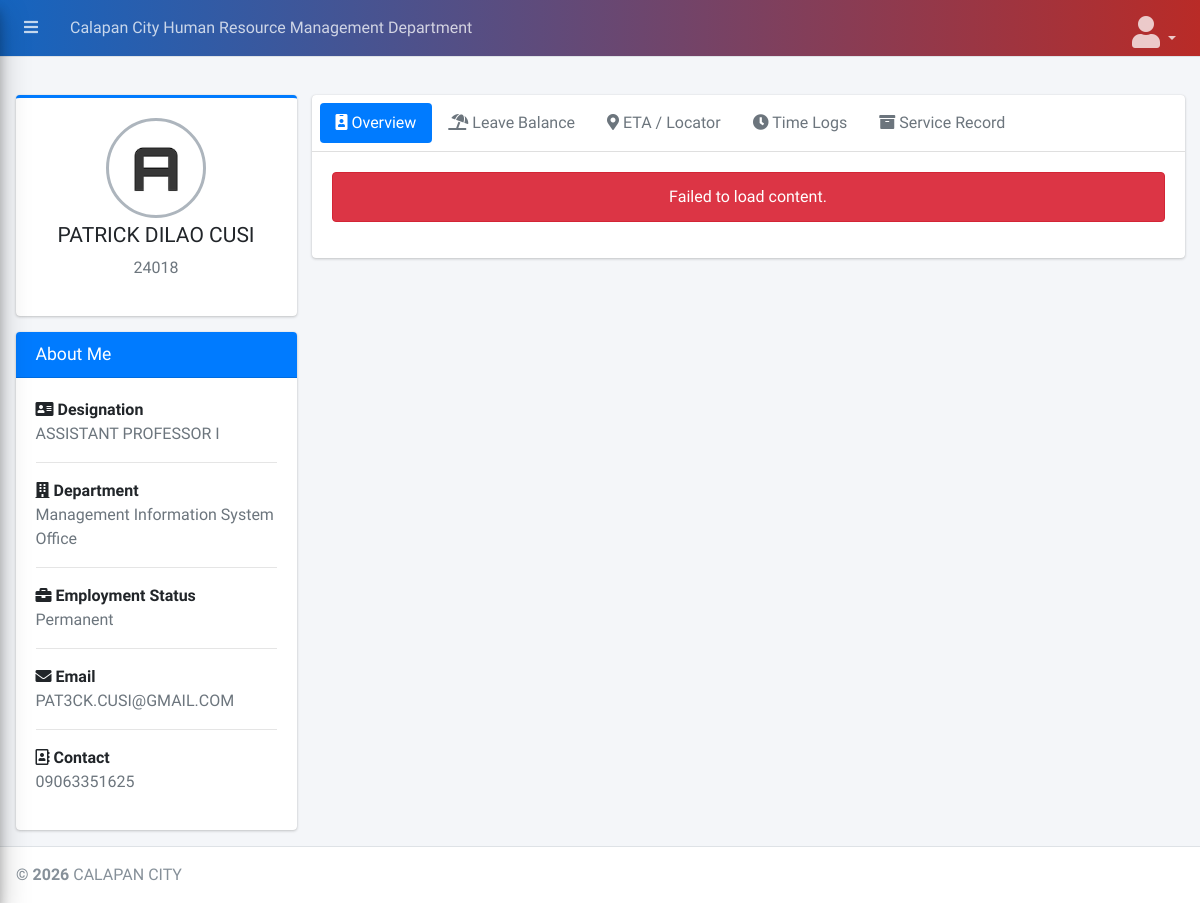
The page /pages/Profile-1.php (signed in) on the database as committed earlier.
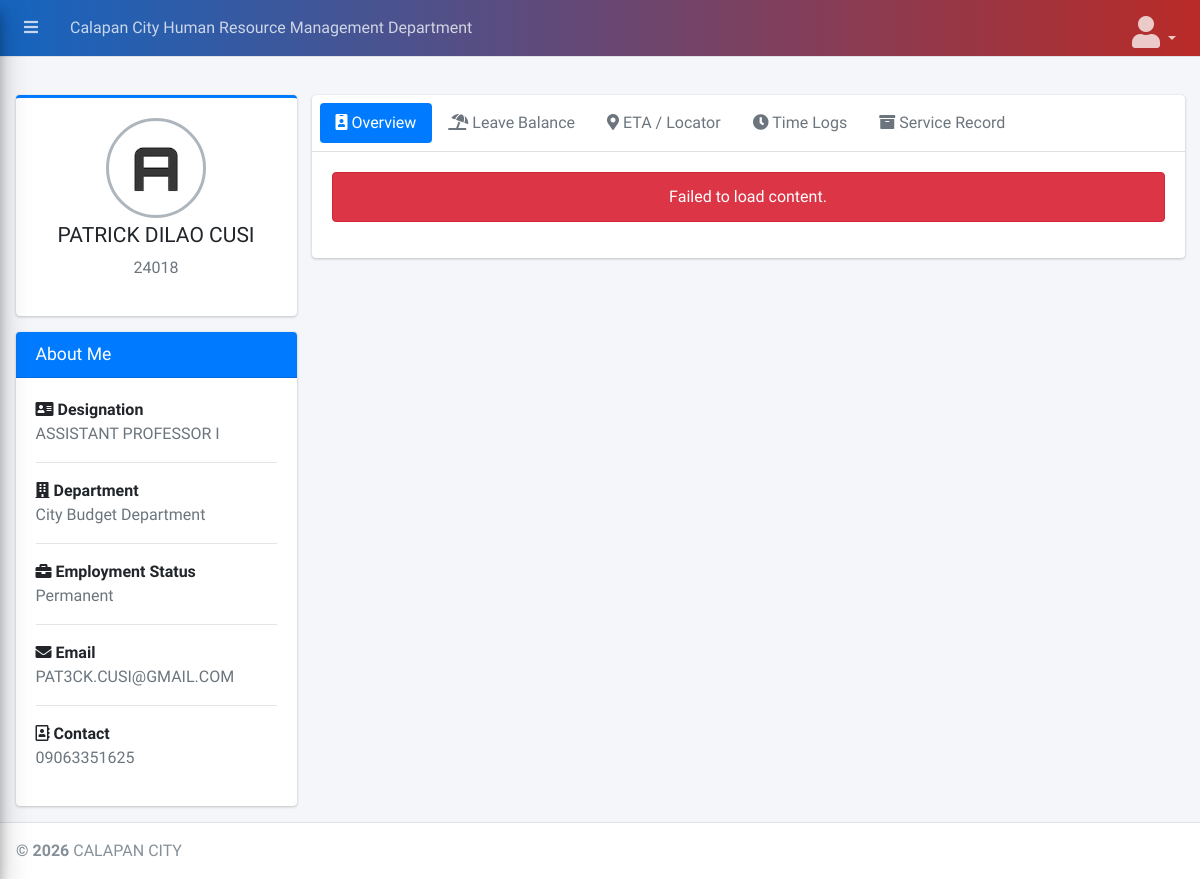
The same page on the database as committed later.
### tables this page shows
CREATE TABLE `i` (
  `EmpNo` varchar(50) NOT NULL,
  `Lname` varchar(50) NOT NULL,
  `Fname` varchar(50) NOT NULL,
  `Mname` varchar(50) NOT NULL,
  `Extension` varchar(5) NOT NULL,
  `BirthDate` date NOT NULL,
  `PlaceBirth` varchar(100) NOT NULL,
  `Gender` varchar(6) NOT NULL,
  `Civil` varchar(50) NOT NULL,
  `Password` varchar(255) NOT NULL,
  `Dept` varchar(50) NOT NULL,
  `Height` varchar(10) NOT NULL,
  `Weight` varchar(10) NOT NULL,
  `BloodType` varchar(5) NOT NULL,
  `GSIS` varchar(50) NOT NULL,
  `Pagibig` varchar(50) NOT NULL,
  `PHealth` varchar(50) NOT NULL,
  `SSS` varchar(50) NOT NULL,
  `Tin` varchar(50) NOT NULL,
  `AgencyEmpNo` varchar(50) NOT NULL,
  `Citizenship` varchar(100) NOT NULL,
  `Country` varchar(100) NOT NULL,
  `HouseNo` varchar(100) NOT NULL,
  `Street` varchar(100) NOT NULL,
  `Subd` varchar(100) NOT NULL,
  `Brgy` varchar(100) NOT NULL,
  `City` varchar(100) NOT NULL,
  `Province` varchar(100) NOT NULL,
  `Zip` varchar(10) NOT NULL,
  `Perm_House` varchar(100) NOT NULL,
  `Perm_Street` varchar(100) NOT NULL,
  `Perm_Subd` varchar(100) NOT NULL,
  `Perm_Brgy` varchar(100) NOT NULL,
  `Perm_City` varchar(100) NOT NULL,
  `Perm_Province` varchar(100) NOT NULL,
  `Perm_Zip` varchar(10) NOT NULL,
  `TelNo` varchar(20) NOT NULL,
  `MobileNo` varchar(20) NOT NULL,
  `EMail` varchar(100) NOT NULL,
  `EmploymentStatus` varchar(30) NOT NULL,
  `date_hired` date NOT NULL,
  `profile_pic` varchar(50) NOT NULL,
  `Privacy` varchar(10) NOT NULL
);

### pages/Profile-1.php (the view, shortened to what this page needs)
<?php
require_once('../includes/initialize.php');
include_once(PARTIALS_PATH . 'header.php');
$Lquery = $pdo->prepare("
   SELECT EmpNo,
       CONCAT(Fname, ' ', Mname, ' ', Lname,
              CASE WHEN Extension = 'N/A' OR Extension = '' THEN '' ELSE CONCAT(' ', Extension) END
       ) AS Name,
       Dept, TelNo, EMail
FROM i
WHERE EmpNo = ?");
$Lquery->execute([$_SESSION["EmpID"]]);
$Lrow = $Lquery->fetch(PDO::FETCH_ASSOC);
$Posquery = $pdo->prepare("
    SELECT Position
    FROM v
    WHERE EmpNo = ? AND IndateTo = '0000-00-00'
");
$Posquery->execute([$_SESSION["EmpID"]]);
$Posrow = $Posquery->fetch(PDO::FETCH_ASSOC);
$position = $Posrow ? $Posrow['Position'] : "Please update position in PDS";
?>
<div class="wrapper">
  <div class="content-wrapper">
    <section class="content-header">
    </section>
    <section class="content">
      <div class="container-fluid">
        <div class="row">
          <div class="col-md-3">
            <div class="card card-primary card-outline">
                <div class="card-body box-profile">
                    <div class="text-center">
                    <img class="profile-user-img img-fluid img-circle"
                        src="../../dist/img/AdminLTELogo.png"
                        alt="User profile picture">
                    </div>
                    <h3 class="profile-username text-center">
                    <?php echo htmlspecialchars($Lrow['Name']); ?>
                    </h3>
                    <p class="text-muted text-center">
                    <?php echo htmlspecialchars($Lrow['EmpNo']); ?>
                    </p>
                </div>
                </div>
            <div class="card card-primary">
              <div class="card-header">
                <h3 class="card-title">About Me</h3>
              </div>
              <div class="card-body">
               <strong><i class="fas fa-address-card"></i> Designation</strong>
                    <p class="text-muted"><?php echo htmlspecialchars($position); ?></p>
                    <hr>
                    <strong><i class="fas fa-building"></i> Department</strong>
                    <p class="text-muted"><?php echo htmlspecialchars($Lrow['Dept']); ?></p>
                    <hr>
                    <strong><i class="fas fa-briefcase"></i> Employment Status</strong>
                    <p class="text-muted">Permanent</p>
                    <hr>
                    <strong><i class="fas fa-envelope"></i> Email</strong>
                    <p class="text-muted"><?php echo htmlspecialchars($Lrow['EMail']); ?></p>
                    <hr>
                    <strong><i class="far fa-address-book"></i> Contact</strong>
                    <p class="text-muted"><?php echo htmlspecialchars($Lrow['TelNo']); ?></p>
              </div>
            </div>
          </div>
<div class="col-md-9">
  <div class="card">
    <div class="card-header p-2">
      <ul class="nav nav-pills" id="dashboardTabs">
        <li class="nav-item">
          <a class="nav-link active" href="#overview" data-file="./overview.php">
            <i class="fas fa-id-badge"></i> Overview
          </a>
        </li>
        <li class="nav-item">
          <a class="nav-link" href="#leave" data-file="./leave_balance.php">
            <i class="fas fa-umbrella-beach"></i> Leave Balance
          </a>
        </li>
        <li class="nav-item">
          <a class="nav-link" href="#locator" data-file="./eta_locator.php">
            <i class="fas fa-map-marker-alt"></i> ETA / Locator
          </a>
        </li>
        <li class="nav-item">
          <a class="nav-link" href="#dtr" data-file="./time_logs.php">
            <i class="fas fa-clock"></i> Time Logs
          </a>
        </li>
        <li class="nav-item">
          <a class="nav-link" href="#service" data-file="./service_record.php">
            <i class="fas fa-archive"></i> Service Record
          </a>
        </li>
      </ul>
    </div>
    <div class="card-body">
      <div class="tab-content" id="tabContent">
      </div>
    </div>
  </div>
</div>
      </div>
    </div>
  </div>
</div>
<?php
include_once('../partials/footer.php');
?>

### partials/header.php (shortened to what this page needs)
<!DOCTYPE html>
<html>
<head>
  <?php
    include_once('core_stylesheet.php');
    $redirect = 'Profile.php';
  ?>
</head>
<body class="hold-transition sidebar-collapse">
<div class="wrapper">
  <nav class="main-header navbar navbar-expand navbar-dark"
       style="background: #b92b27;
              background: -webkit-linear-gradient(to right, #1565C0, #b92b27);
              background: linear-gradient(to right, #1565C0, #b92b27);">
    <ul class="navbar-nav">
      <li class="nav-item">
        <a class="nav-link" data-widget="pushmenu" href="#"><i class="fas fa-bars"></i></a>
      </li>
      <li class="nav-item d-none d-sm-inline-block">
        <a href="<?php echo $redirect; ?>" class="nav-link">Calapan City Human Resource Management Department</a>
      </li>
    </ul>
    <?php if(isset($_SESSION['Access'])) { ?>
      <ul class="navbar-nav ml-auto">
        <li class="nav-item dropdown">
          <a class="nav-link dropdown-toggle" data-toggle="dropdown" href="#">
            <i class="fa fa-user fa-2x"></i>
          </a>
        </li>
      </ul>
    <?php } ?>
  </nav>
</div>

### partials/core_stylesheet.php (shortened to what this page needs)
<link rel="stylesheet" href="../plugins/fontawesome-free/css/all.min.css">
<link rel="stylesheet" href="https://code.ionicframework.com/ionicons/2.0.1/css/ionicons.min.css">
<link rel="stylesheet" href="../plugins/datatables-bs4/css/dataTables.bootstrap4.min.css">
<link rel="stylesheet" href="../plugins/datatables-buttons/css/buttons.bootstrap4.min.css">
<link rel="stylesheet" href="../plugins/datatables-responsive/css/responsive.bootstrap4.min.css">
<link rel="stylesheet" href="../plugins/sweetalert2/sweetalert2.min.css">
<link rel="stylesheet" href="../plugins/select2/css/select2.min.css">
<link rel="stylesheet" href="../plugins/daterangepicker/daterangepicker.css">
<link rel="stylesheet" href="../dist/css/adminlte.min.css">

### partials/footer.php (shortened to what this page needs)
<footer class="main-footer">
    <strong>&copy; <?php echo date("Y"); ?> </strong> CALAPAN CITY
  </footer>
</body>
<?php
include_once('core_javascript.php');
?>

### partials/core_javascript.php (shortened to what this page needs)
</html>

Rows that differ between the two databases and show on the page:
changed i "PAT3CK.CUSI@GMAIL.COM": Dept "Management Information System Office" → "City Budget Department"
